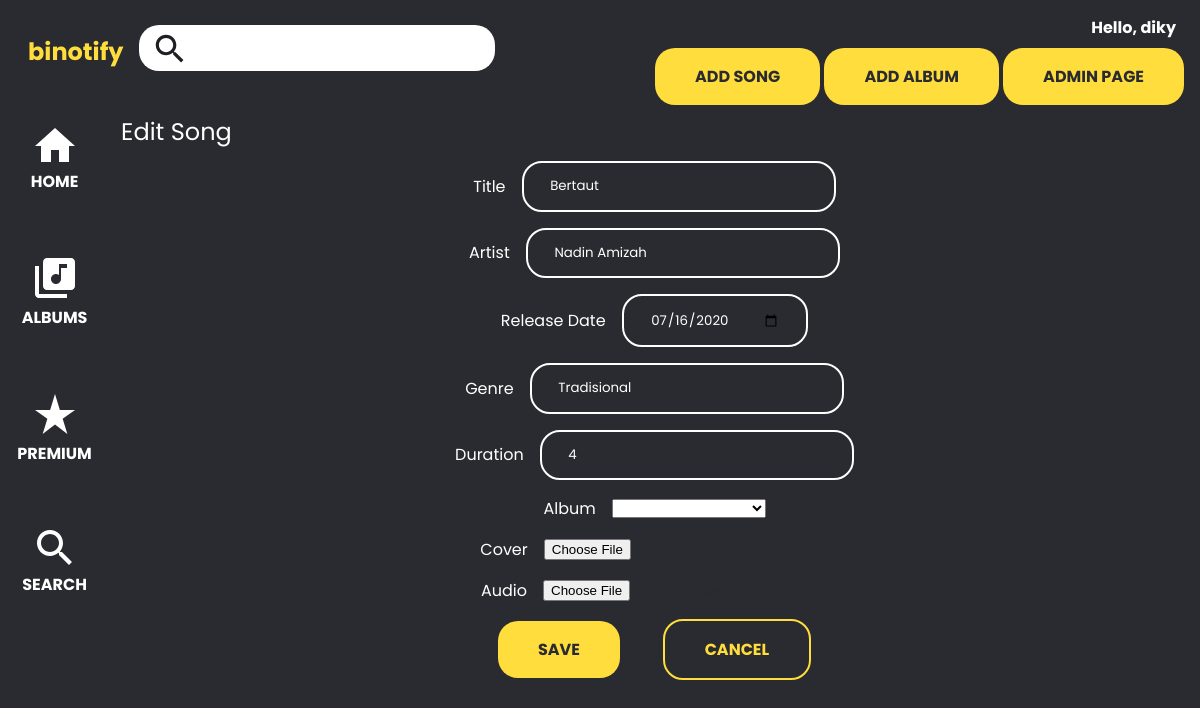
Page /song/edit/26 (signed in) on the committed database.
### tables this page shows
CREATE TABLE `song` (
  `song_id` int(10) UNSIGNED NOT NULL,
  `song_title` varchar(64) NOT NULL,
  `song_artist` varchar(128) DEFAULT NULL,
  `release_date` date NOT NULL DEFAULT current_timestamp(),
  `genre` varchar(64) DEFAULT NULL,
  `duration` int(11) NOT NULL DEFAULT 0,
  `audio_path` varchar(255) NOT NULL,
  `image_path` varchar(255) DEFAULT NULL,
  `album_id` int(10) UNSIGNED DEFAULT NULL
);

### src/app/core/Controller.php (called while the page is built, shortened)
<?php
class Controller
{
    public function view($view, $data = [])
    {
        require_once __DIR__ . '/../../app/views/' . $view . '.php';
    }
    public function model($model)
    {
        return new $model;
    }
}

### src/app/core/App.php (called while the page is built, shortened)
<?php
class App {
    protected $method = 'index';
    protected $params = [];
    public function __construct()
    {
        $url = $this->parseURL();
        if (isset($url[0])) {
            if (file_exists(__DIR__.'/../../app/controllers/' . $url[0] . '.php')) {
                unset($url[0]);
            }
        }
        $this->controller = new $this->controller;
        if (isset($url[1])) {
            if (method_exists($this->controller, $url[1])) {
                $this->method = $url[1];
                unset($url[1]);
            }
        }
        if (!empty($url)) {
            $this->params = array_values($url);
        }
        call_user_func_array([$this->controller, $this->method], $this->params);
    }
    public function parseURL()
    {
        if (isset($_GET['url'])) {
            $url = rtrim($_GET['url'], '/');
            $url = filter_var($url, FILTER_SANITIZE_URL);
            $url = explode('/', $url);
            return $url;
        }
    }
}

### src/index.php (called while the page is built, shortened)
<?php
$app = new App;

### src/app/core/Database.php (called while the page is built, shortened)
<?php
class Database
{
    private $host = DB_HOST;
    private $user = DB_USER;
    private $pass = DB_PASS;
    private $db_name = DB_NAME;
    private $dbh;
    private $stmt;
    public function __construct()
    {
        $dsn = 'mysql:host=' . $this->host . ';dbname=' . $this->db_name;
        $option = [
            PDO::ATTR_PERSISTENT => true,
            PDO::ATTR_ERRMODE => PDO::ERRMODE_EXCEPTION
        ];
        try {
            $this->dbh = new PDO($dsn, $this->user, $this->pass, $option);
        } catch (PDOException $e) {
            die($e->getMessage());
        }
    }
    public function query($query)
    {
        $this->stmt = $this->dbh->prepare($query);
    }
    public function bind($param, $value, $type = null)
    {
        if (is_null($type)) {
            switch (true) {
                default:
                    $type = PDO::PARAM_STR;
            }
        }
        $this->stmt->bindValue($param, $value, $type);
    }
    public function execute()
    {
        $this->stmt->execute();
    }
    public function resultSet()
    {
        $this->execute();
        return $this->stmt->fetchAll(PDO::FETCH_ASSOC);
    }
    public function single()
    {
        $this->execute();
        return $this->stmt->fetch(PDO::FETCH_ASSOC);
    }
}

### src/app/models/Song_model.php (called while the page is built, shortened)
<?php
class Song_model
{
	private $table = 'song';
	private $db;
	public function __construct()
	{
		$this->db = new Database;
	}
	public function getSongById($id)
	{
		$this->db->query("SELECT
            song_id, song_title, song_artist, release_date, genre, duration, audio_path, image_path, album_id
            FROM $this->table WHERE song_id=:song_id");
		$this->db->bind('song_id', $id);
		return $this->db->single();
	}
}

### src/app/models/Album_model.php (called while the page is built, shortened)
<?php
class Album_model
{
	private $table = 'album';
	private $db;
	public function __construct()
	{
		$this->db = new Database;
	}
	public function getAllAlbums()
	{
		$this->db->query("SELECT
            album_id, album_title, album_artist, total_duration, image_path, tanggal_terbit, genre
            FROM $this->table ORDER BY album_title ASC");
		return $this->db->resultSet();
	}
}

### src/app/views/song/edit.php (the view)
<?php if ($data['song'] && $_SESSION['isAdmin']) { ?>
    <h1>Edit Song</h1>
    <div class="form-container">
        <form action="<?= BASE_URL ?>/song/save/<?= $data['song']['song_id'] ?>" method="POST" enctype="multipart/form-data">
            <div class="form-group">
                <label for="song-title">Title</label>
                <input type="text" name="song-title" id="song-title" class="input-outline" placeholder="Song Title" value="<?= $data['song']['song_title'] ?>" required>
            </div>
            <div class="form-group">
                <label for="song-artist">Artist</label>
                <input type="text" name="song-artist" id="song-artist" class="input-outline" placeholder="Song Artist" value="<?= $data['song']['song_artist'] ?>" disabled>
            </div>
            <div class="form-group">
                <label for="song-release-date">Release Date</label>
                <input type="date" name="release-date" id="song-release-date" class="input-outline" placeholder="Song Release Date" value="<?= $data['song']['release_date'] ?>" required>
            </div>
            <div class="form-group">
                <label for="song-genre">Genre</label>
                <input type="text" name="genre" id="song-genre" class="input-outline" placeholder="Song Genre" value="<?= $data['song']['genre'] ?>" required>
            </div>
            <div class="form-group">
                <label for="song-duration">Duration</label>
                <input type="number" name="duration" id="song-duration" class="input-outline" placeholder="Song Duration" value="<?= $data['song']['duration'] ?>" disabled>
            </div>
            <div class="form-group">
                <label for="song-album">Album</label>
                <select name="song-album" id="song-album" class="form-control">
                    <option value=0 selected></option>
                    <?php foreach ($data['albums'] as $album) { ?>
                        <option value="<?= $album['album_id'] ?>" <?= $album['album_id'] == $data['song']['album_id'] ? 'selected' : '' ?>><?= $album['album_title'] ?></option>
                    <?php } ?>
                </select>
            </div>
            <div class="form-group">
                <label for="song-image">Cover</label>
                <input type="file" name="song-image" id="song-image" class="form-control" accept=".jpg, .jpeg, .png">
            </div>
            <div class="form-group">
                <label for="song-file">Audio</label>
                <input type="file" name="song-audio" id="song-file" class="form-control" accept=".mp3">
            </div>
            <div class="song-actions">
                <button type="submit" class="button-solid">Save</button>
                <button type="button" class="button-outline" onclick="window.location.href='<?= BASE_URL ?>/song/<?= $data['song']['song_id'] ?>'">Cancel</button>
            </div>
        </form>
    </div>
<?php } else { ?>
    <h1>404 Not Found</h1>
<?php } ?>

### rows in the picture
song: song-title "Bertaut", song-artist "Nadin Amizah", release-date "07/16/2020", genre "Tradisional", duration "4"

### other values in the picture
$_SESSION['username'] "diky"
